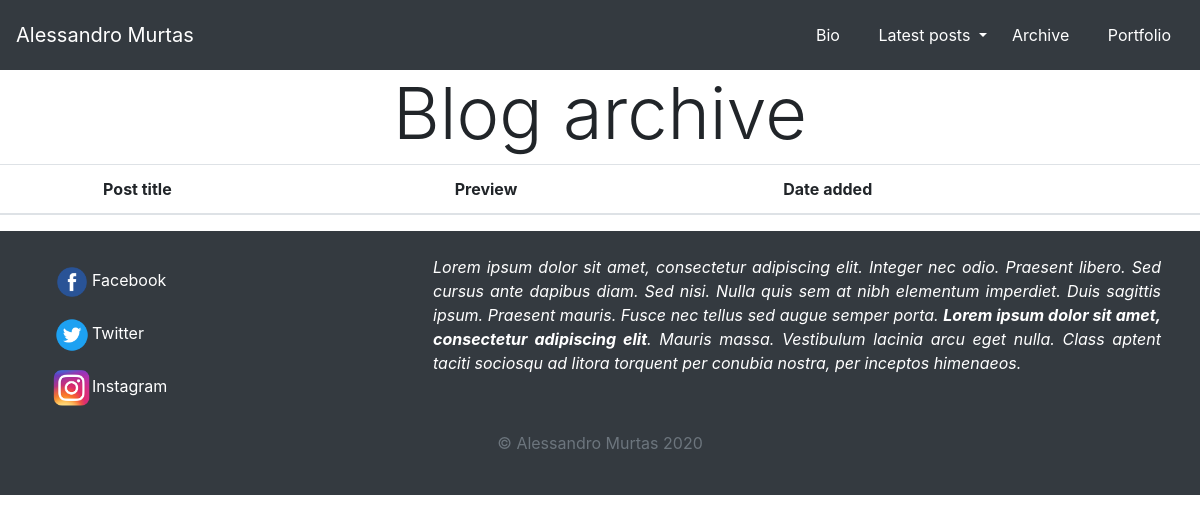
/blog/archive, run on an earlier commit of the app's database.
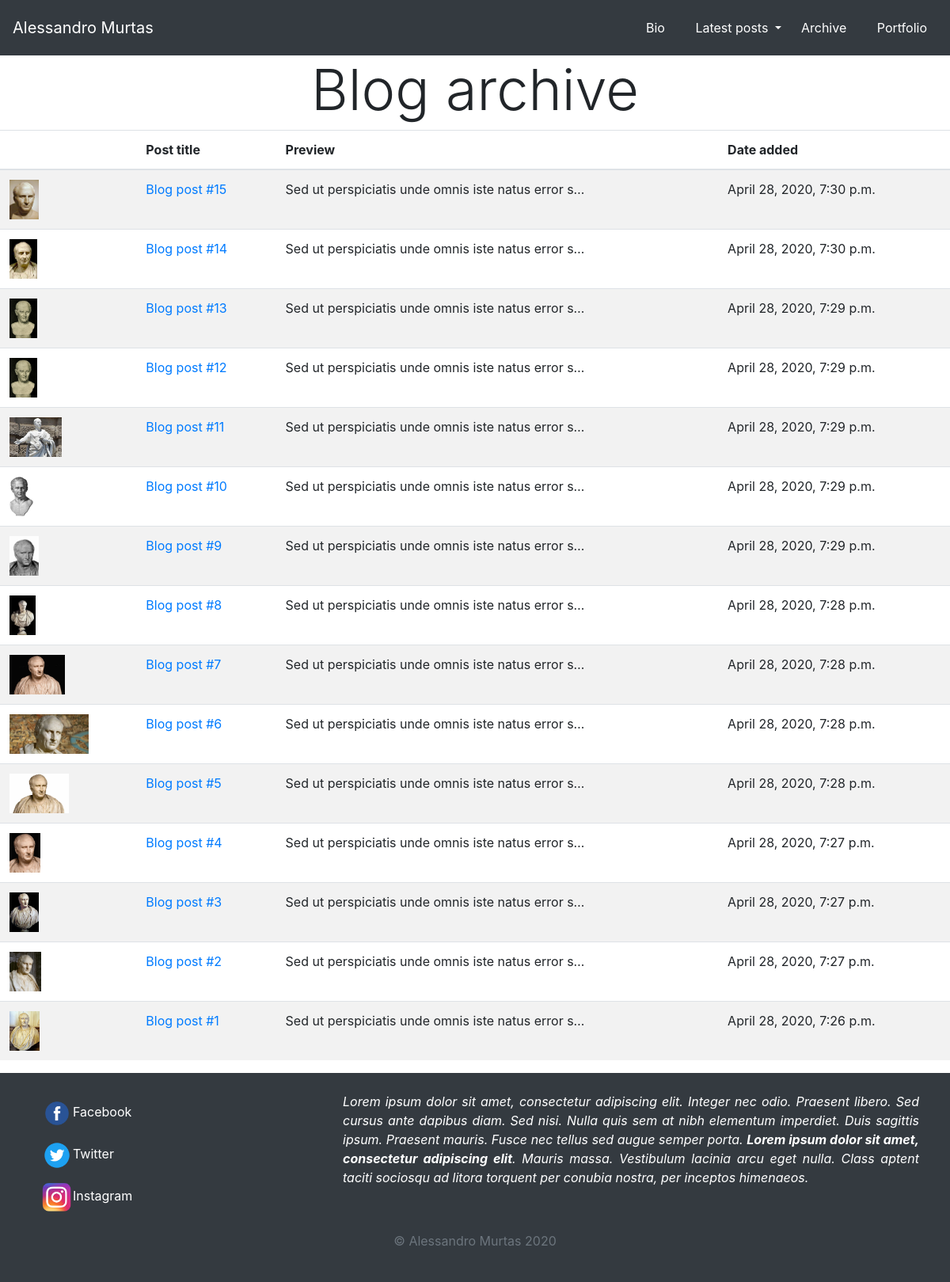
And on a later commit of the database.
### blog/models.py (models this page shows)
class Blog_post(models.Model):
    title = models.CharField(max_length=50)
    text = models.TextField()
    date = models.DateTimeField(default=datetime.datetime.now(), blank=True)
    image = models.ImageField(blank=True, upload_to="portfolio/images")

### blog/views.py (the view)
# urls.py: path("archive", views.blog_archive, name="blog_archive"),
def blog_archive(request):
    posts = Blog_post.objects.order_by("-date")
    dropdownPosts = Blog_post.objects.order_by("-date")[:5]
    return render(request, "blog/blog_archive.html", {"posts": posts, "dropdownPosts": dropdownPosts})

### blog/templates/blog/blog_archive.html (shortened to what this page needs)
{% extends 'blog/blog_base.html' %}
{% block content %}
                    </div>
                    <a href="{% url 'blog:blog_archive' %}" class="btn text-white" role="button">Archive</a>
                </div>
                <a href="{% url 'home' %}" class="btn text-white" role="button">Portfolio</a>
            </div>
        </nav>
        <h2 class="display-3 text-center">Blog archive</h2>
        <table class="table table-responsive-sm table-hover table-striped">
            <thead class="thead-secondary">
                <th>
                </th>
                <th>
                    Post title
                </th>
                <th>
                    Preview
                </th>
                <th>
                    Date added
                </th>
            </thead>
            <tbody>
                {% for post in posts %}
                <tr>
                    <td>
                        <img src="{{ post.image.url }}" class="img-fluid" id="archive">
                    </td>
                    <td><a href="{% url 'blog:post' post.id %}">{{ post.title }}</a></td>
                    <td>{{ post.text|truncatechars:50 }}</td>
                    <td>{{ post.date }}</td>
                </tr>
                {% endfor %}
            </tbody>
        </table>
{% endblock %}

What changed in the data, as far as the page shows it:
added Blog_post: image (picture), title "Blog post #15", text "Sed ut perspiciatis unde omnis iste natus error s…", date "April 28, 2020, 7:30 p.m."
added Blog_post: image (picture), title "Blog post #14", text "Sed ut perspiciatis unde omnis iste natus error s…", date "April 28, 2020, 7:30 p.m."
added Blog_post: image (picture), title "Blog post #13", text "Sed ut perspiciatis unde omnis iste natus error s…", date "April 28, 2020, 7:29 p.m."
added Blog_post: image (picture), title "Blog post #12", text "Sed ut perspiciatis unde omnis iste natus error s…", date "April 28, 2020, 7:29 p.m."
added Blog_post: image (picture), title "Blog post #11", text "Sed ut perspiciatis unde omnis iste natus error s…", date "April 28, 2020, 7:29 p.m."
added Blog_post: image (picture), title "Blog post #10", text "Sed ut perspiciatis unde omnis iste natus error s…", date "April 28, 2020, 7:29 p.m."
added Blog_post: image (picture), title "Blog post #9", text "Sed ut perspiciatis unde omnis iste natus error s…", date "April 28, 2020, 7:29 p.m."
added Blog_post: image (picture), title "Blog post #8", text "Sed ut perspiciatis unde omnis iste natus error s…", date "April 28, 2020, 7:28 p.m."
added Blog_post: image (picture), title "Blog post #7", text "Sed ut perspiciatis unde omnis iste natus error s…", date "April 28, 2020, 7:28 p.m."
added Blog_post: image (picture), title "Blog post #6", text "Sed ut perspiciatis unde omnis iste natus error s…", date "April 28, 2020, 7:28 p.m."
added Blog_post: image (picture), title "Blog post #5", text "Sed ut perspiciatis unde omnis iste natus error s…", date "April 28, 2020, 7:28 p.m."
added Blog_post: image (picture), title "Blog post #4", text "Sed ut perspiciatis unde omnis iste natus error s…", date "April 28, 2020, 7:27 p.m."
added Blog_post: image (picture), title "Blog post #3", text "Sed ut perspiciatis unde omnis iste natus error s…", date "April 28, 2020, 7:27 p.m."
added Blog_post: image (picture), title "Blog post #2", text "Sed ut perspiciatis unde omnis iste natus error s…", date "April 28, 2020, 7:27 p.m."
added Blog_post: image (picture), title "Blog post #1", text "Sed ut perspiciatis unde omnis iste natus error s…", date "April 28, 2020, 7:26 p.m."
